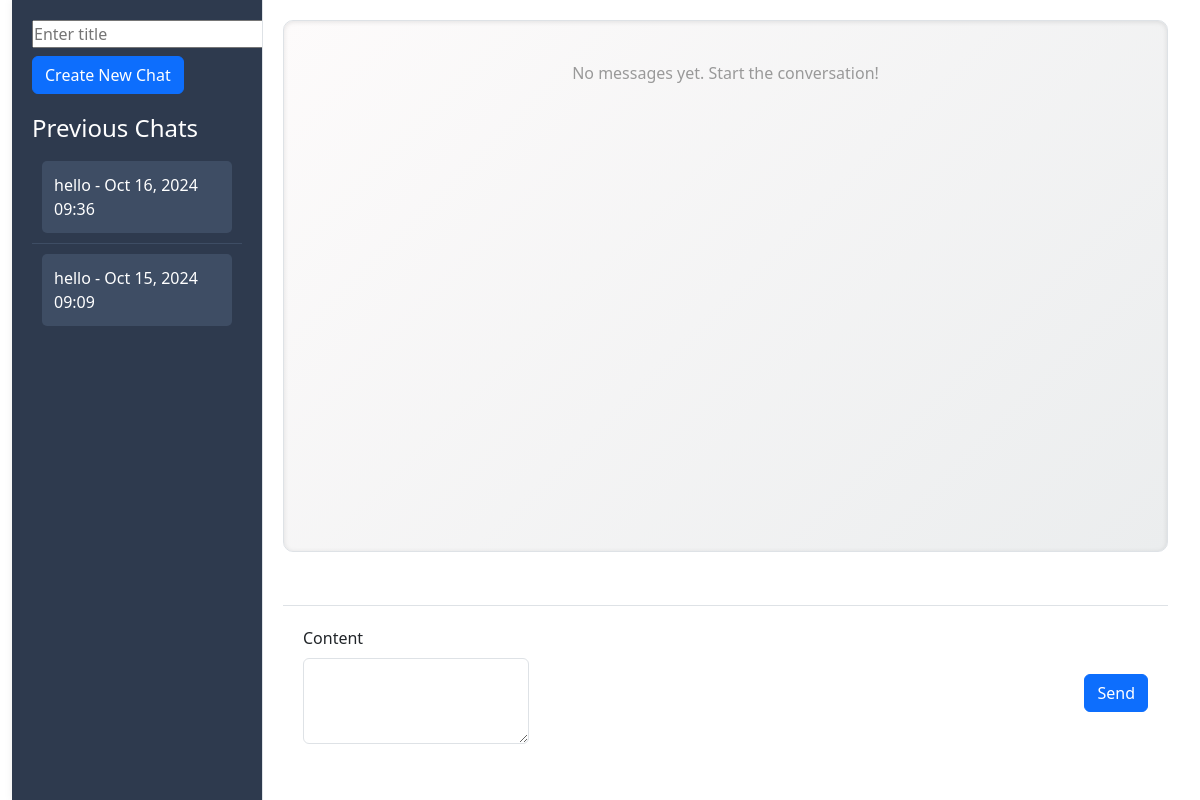
The page / on the database its author committed.
### chat/models.py (models this page shows, shortened)
class Chat(models.Model):
    title = models.CharField(max_length=100)
    created_at = models.DateTimeField(auto_now_add=True)

### chat/views.py (the view, shortened to what this page needs)
# urls.py: path('', chatbot_view, name='chatbot_view'),  # Optional if this is your homepage
def chatbot_view(request, chat_id=None):
    current_chat = get_current_chat(chat_id)
    current_chat_messages = current_chat.messages.all().order_by('timestamp') if current_chat else []
    chats = Chat.objects.all().order_by('-created_at')
    form = MessageForm()
    context = {
        'chat_history': chats,                # List of previous chats
        'current_chat': current_chat,         # Current selected chat
        'current_chat_messages': current_chat_messages, # Messages for the current chat
        'form': form,                         # Message form
    }
    return render(request, 'index.html', context)

### chat/forms.py
class MessageForm(forms.Form):
    content = forms.CharField(widget=forms.Textarea(attrs={
        'placeholder': 'Type your message here...',
        'rows': 2,
        'class': 'input-box',
    }))

### chat/views.py (called while the page is built)
def get_current_chat(chat_id):
    if chat_id:
        return get_object_or_404(Chat, id=chat_id)
    return None  # Return None if no chat_id is provided

### templates/index.html (shortened to what this page needs)
{% load static %}
<!DOCTYPE html>
<html lang="en">
<head>
    <link rel="stylesheet" href="{% static 'css/chat_style.css' %}">
    <link href="https://cdn.jsdelivr.net/npm/bootstrap@5.3.3/dist/css/bootstrap.min.css" rel="stylesheet">
</head>
<body>
    <div class="container-fluid d-flex">
        <div class="sidebar">
            <form method="POST" action="{% url 'create_new_chat' %}">
                <div style="display: flex; flex-direction: column; align-items: flex-start; margin-bottom: 20px;">
                    <input type="text" name="title" placeholder="Enter title" class="new-chat-input" required>
                    <button type="submit" class="new-chat-btn btn btn-primary mt-2">Create New Chat</button>
                </div>
            </form>
            <h4>Previous Chats</h4>
            <ul class="chat-history list-unstyled">
                {% for chat in chat_history %}
                    <li>
                        <a href="{% url 'chatbot_view_with_id' chat.id %}" class="chat-link">
                            {{ chat.title }} - {{ chat.created_at|date:"M d, Y H:i" }}
                        </a>
                    </li>
                {% endfor %}
            </ul>
        </div>
        <div class="main-content">
            <div class="chat-box mb-3">
                {% if current_chat_messages %}
                    {% for message in current_chat_messages %}
                        <div class="message {% if message.is_user %}user-message{% else %}bot-message{% endif %}">
                            {{ message.content }}
                            <span class="timestamp">{{ message.timestamp }}</span>
                        </div>
                    {% endfor %}
                {% else %}
                    <p class="no-messages">No messages yet. Start the conversation!</p>
                {% endif %}
            </div>
            <form method="POST" class="message-form" id="messageForm">
                <div class="mb-3">
                    <label for="messageInput" class="form-label">Content</label>
                    <textarea class="form-control" id="messageInput" name="content" rows="3" required></textarea>
                </div>
                <button type="submit" class="send-btn btn btn-primary">Send</button>
            </form>
        </div>
    </div>
</body>
</html>

### static/css/chat_style.css (style rules this page uses)
* { box-sizing: border-box; margin: 0; padding: 0; }
body { font-family: 'Roboto', sans-serif; background-color: #f1f3f6; line-height: 1.6; color: #333; }
.container-fluid { display: flex; height: 100vh; }
.sidebar { width: 250px; background-color: #2e3a4e; color: white; padding: 20px; display: flex; flex-direction: column; box-shadow: 2px 0 10px rgba(0, 0, 0, 0.1); }
.sidebar a { color: white; text-decoration: none; font-weight: 500; transition: color 0.3s ease; }
.new-chat-btn { background-color: #1c8d73; color: white; border: none; padding: 12px; cursor: pointer; border-radius: 5px; font-weight: 500; transition: background-color 0.3s ease; }
.chat-history { list-style-type: none; padding: 0; margin-bottom: 20px; overflow-y: auto; max-height: 60vh; }
.chat-history li { padding: 10px; border-bottom: 1px solid #3e4d64; }
.chat-history li:last-child { border-bottom: none; }
.chat-history a { display: block; padding: 12px; border-radius: 5px; background-color: #3e4d64; transition: background-color 0.3s ease; }
.main-content { flex: 1; padding: 20px; background-color: #ffffff; display: flex; flex-direction: column; justify-content: space-between; border-left: 1px solid #dee2e6; }
.chat-box { border: 1px solid #dee2e6; border-radius: 10px; padding: 20px; height: 70%; overflow-y: auto; background: linear-gradient(135deg, #fdfbfb, #ebedee); box-shadow: inset 0 1px 5px rgba(0, 0, 0, 0.1); }
.message-form { display: flex; justify-content: space-between; align-items: center; padding: 20px; border-top: 1px solid #dee2e6; }
.send-btn { background-color: #007bff; color: white; border: none; padding: 12px 20px; cursor: pointer; border-radius: 5px; transition: background-color 0.3s ease; }
.no-messages { color: #999; text-align: center; margin-top: 20px; }

### rows shown on the page
Chat: title "hello", created_at "Oct 16, 2024 09:36"
Chat: title "hello", created_at "Oct 15, 2024 09:09"
